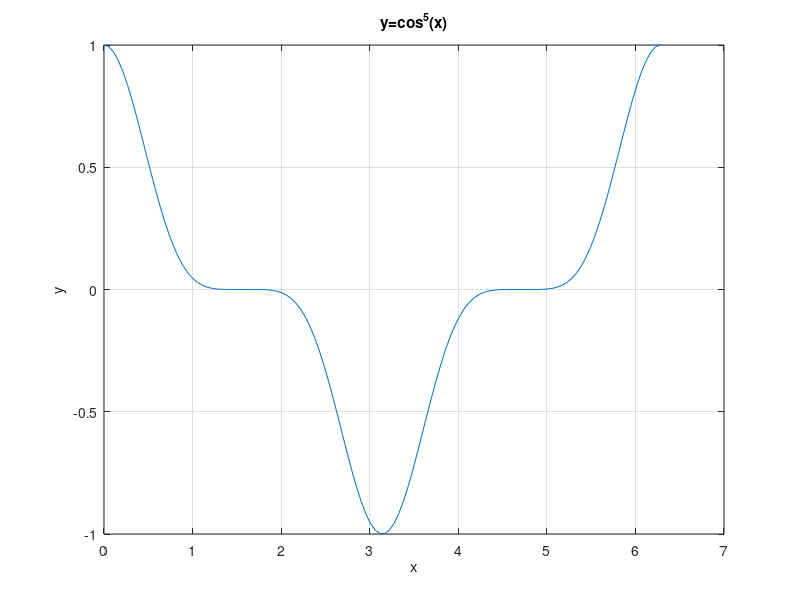

Write the MATLAB code that produced this figure. (Note: this script raises an error after producing the figure.)
% This is the script for Example_7_11
%

format long
x=linspace(0,2*pi,120); % We need these two
y=(cos(x)) .^ 5; % statements for the plot
% analytic=(cos([pi/8 pi/4 3*pi/5 3*pi/]7').^5);
%
plot(x,y); grid; title('y=cos^5(x)'); xlabel('x'); ylabel('y');
%
linear_int=interp1(x,y,[pi/8 pi/4 3*pi/5 3*pi/7]', 'linear');
% The label 'linear' on the right side of the above statement
% could be have been omitted since the default is linear
%
cubic_int=interp1(x,y,[pi/8 pi/4 3*pi/5 3*pi/7]', 'cubic');
%
spline_int=interp1(x,y,[pi/8 pi/4 3*pi/5 3*pi/7]','spline');
%
y=zeros(4,4);% Construct a 4 x 4 matrix of zeros
y(:,1)=analytic; % 1st column of matrix
y(:,2)=linear_int; % 2nd column of matrix
y(:,3)=cubic_int; % 3rd column of matrix
y(:,4)=spline_int; % 4th column of matrix
fprintf(' \n'); % Insert line
fprintf('Analytic \t Linear Int \t Cubic Int \t Spline Int \n')
fprintf(' \n');
fprintf('%8.5f\t %8.5f\t %8.5f\t %8.5f\n',y')
fprintf(' \n');
%
% The statements below compute the percent error for the three
% interpolation methods as compared with the exact (analytic) values
%
error1=(linear_int_analytic).*100 ./ analytic;
error2=(cubic_int_analytic).*100 ./ analytic;
error3=(spline_int_analytic).*100 ./ analytic;
%
z=zeros(4,3); % Construct a 4 x 3 matrix of zeros
z(:,1)=error1; % 1st column of matrix
z(:,2)=error2; % 2nd column of matrix
z(:,3)=error3; % 3rd column of matrix
% fprintf(' \n'); % Insert line
disp('The percent errors for each interpolation method are:')
fprintf(' \n');
fprintf('Linear Int \t Cubic Int \t Spline Int \n')
fprintf(' \n');
fprintf('%8.5f\t %8.5f\t %8.5f\n',z')
fprintf(' \n');